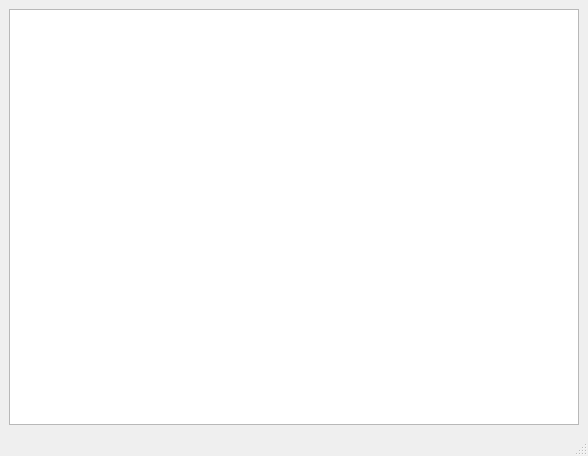
<?xml version="1.0" encoding="UTF-8"?>
<ui version="4.0">
 <class>MainWindow</class>
 <widget class="QMainWindow" name="MainWindow">
  <property name="geometry">
   <rect>
    <x>0</x>
    <y>0</y>
    <width>588</width>
    <height>456</height>
   </rect>
  </property>
  <property name="windowTitle">
   <string>MainWindow</string>
  </property>
  <widget class="QWidget" name="centralwidget">
   <layout class="QGridLayout" name="gridLayout">
    <item row="0" column="0">
     <widget class="QGraphicsView" name="graphicsView"/>
    </item>
   </layout>
  </widget>
  <widget class="QMenuBar" name="menubar">
   <property name="geometry">
    <rect>
     <x>0</x>
     <y>0</y>
     <width>588</width>
     <height>21</height>
    </rect>
   </property>
  </widget>
  <widget class="QStatusBar" name="statusbar"/>
 </widget>
 <resources/>
 <connections/>
</ui>
